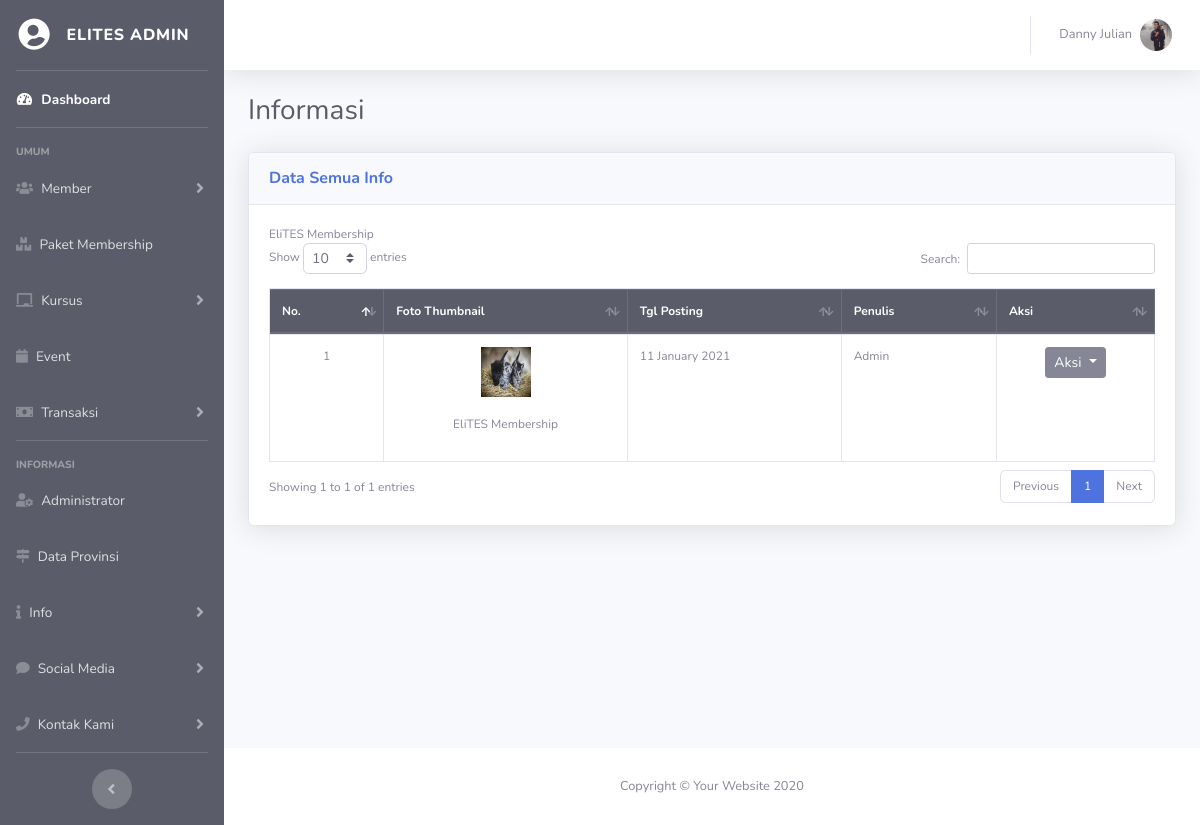
Screenshot of /elit-admin/index.php?hal=info-data&mau=home-banner (signed in) with the database file from the repository.
### tables this page shows
CREATE TABLE `user` (
  `id_user` int(11) NOT NULL,
  `nama_user` varchar(50) NOT NULL,
  `alamat` text NOT NULL,
  `tgl_lahir` date NOT NULL,
  `jenis_kelamin` varchar(15) NOT NULL,
  `no_hp` varchar(15) NOT NULL,
  `email` varchar(50) NOT NULL,
  `password` varchar(15) NOT NULL,
  `foto` varchar(100) NOT NULL,
  `hak_akses` varchar(15) NOT NULL,
  `status` varchar(15) NOT NULL,
  `setuju` varchar(5) NOT NULL
);

CREATE TABLE `info` (
  `id_info` int(11) NOT NULL,
  `jenis_info` varchar(50) NOT NULL,
  `deskripsi` text NOT NULL,
  `tgl_info` date NOT NULL,
  `foto_info` varchar(100) NOT NULL,
  `id_user` int(11) NOT NULL
);

### elit-admin/fungsi/fungsian.php (called while the page is built, shortened)
<?php
    function tglBalik($tgl)
    {
        $hasil = date("d F Y", strtotime($tgl));
        return $hasil;
    }
    function loncengNotif($a)
    {
        if ($a==0)
        {
            $isi = "";
        }
        return $isi;
    }
?>

### fungsional/data/isiData.php (called while the page is built, shortened)
<?php
    class isiData extends konfigurasi
    {
        public function perulanganData($q)
        {
            while ($a = mysqli_fetch_array($q))
            {
                $isi[]=$a;
            }
            return $isi;
        }
        public function hitungData($q)
        {
            $hitung = mysqli_num_rows($q);
            return $hitung;
        }
        public function eksekusiSQL($sqlnya)
        {
            $sambungannya=parent::sambungkan();
            $que = mysqli_query($sambungannya, $sqlnya);
            return $que;
        }
        public function tampilId($nama_tabel, $id, $val)
        {
            $sql = "SELECT *FROM $nama_tabel WHERE $id = '$val'";
            $que = $this->eksekusiSQL($sql);
            $kondisi = $this->perulanganData($que);
            return $kondisi;
        }
    }
?>

### elit-admin/fungsi/akun.php (called while the page is built, shortened)
<?php
    if (!empty($admin))
    {
        $tampil = $isi->tampilId("user", "id_user", "$admin");
        foreach ($tampil as $key)
        {
            $namauser = $key['nama_user'];
            $foto     = $key['foto'];
            if ($foto=='Kosong')
            {
                $gambarLogin = "../img/nofoto.png";
            }
            else
            {
                $gambarLogin="../foto/$foto";
            }
        }
    }
?>

### elit-admin/halaman/info-data.php (the view, shortened to what this page needs)
<div class="container-fluid">
    <div class="d-sm-flex align-items-center justify-content-between mb-4">
        <h1 class="h3 mb-0 text-gray-800">Informasi</h1>
    </div>
    <div class="row">
        <div class="col-xl-12">
            <div class="card shadow mb-4">
                <div class="card-header py-3 d-flex flex-row align-items-center justify-content-between">
                    <h6 class="m-0 font-weight-bold text-primary">Data Semua Info</h6>
                </div>
                <div class="card-body">
                    <?php
                       $mau = @$_GET['mau'];
                       if ($mau=='tnc')
                       {
                           $judul = "Term And Condition";
                       }
                       elseif ($mau=='event')
                       {
                           $judul="Event";
                       }
                       elseif ($mau=='course')
                       {
                           $judul="Course";
                       }
                       elseif ($mau=='member-info')
                       {
                           $judul="Membership Info";
                       }
                       elseif ($mau=='home-banner')
                       {
                           $judul="EliTES Membership";
                       }
                       else
                       {
                           $judul="Kontak Kami";
                       }
                       $perintah = $isi->eksekusiSQl("SELECT *FROM info
                                                       INNER JOIN user
                                                           ON user.id_user= info.id_user
                                                       WHERE info.jenis_info='$judul'
                                                       ");
                       $hitung   = $isi->hitungData($perintah);
                       if ($hitung==0)
                       {
                           pesanKosong();
                       }
                       else
                       {
                          echo
                          "
                          $judul
                          <div class='table-responsive'>
                               <table class='table table-bordered' id='dataTable' width='100%' cellspacing='0'>
                                   <thead class='thead-dark'>
                                       <tr>
                                           <th>No.</th>
                                           <th>Foto Thumbnail</th>
                                           <th>Tgl Posting</th>
                                           <th>Penulis</th>
                                           <th>Aksi</th>
                                       </tr>
                                   </thead>
                           ";
                           $no=1;
                           foreach($perintah as $a)
                           {
                               $idinfo= $a['id_info'];
                               $jenis = $a['jenis_info'];
                               $foto  = $a['foto_info'];
                               $tgl   = $a['tgl_info'];
                               $desk  = $a['deskripsi'];
                               $tanggal= tglBalik($tgl);
                               $nus    = $a['nama_user'];
                               if ($foto=='Kosong')
                               {
                                   $gambar = "<img class='rounded-circle' src='../img/nofoto.png' width='50' height='50'><br> <br>";
                                   $box = "";
                               }
                               else
                               {
                                   $tujuan = "../foto/$foto";
                                   $gambar =
                                   "   <a data-fancybox='gallery' href='$tujuan' data-caption='$jenis'>
                                           <img src='$tujuan' width='50' height='50'>
                                       </a>
                                       <br> <br>
                                   ";
                                   $box =
                                   "
                                       <center>
                                       <img src='$tujuan' width='70%' height='200'>
                                       </center>
                                       <br>
                                   ";
                               }
                               echo
                               "
                                   <tbody>
                                       <tr>
                                           <td align='center'>$no</td>
                                           <td>
                                               <center>
                                                   $gambar
                                                   <p>$jenis</p>
                                               </center>
                                           </td>
                                           <td>$tanggal</td>
                                           <td>$nus</td>
                                           <td>
                                               <center>
                                                   <div class='btn-group' role='group'>
                                                       <button id='aksi' type='button' class='btn btn-secondary btn-sm dropdown-toggle' data-toggle='dropdown' aria-haspopup='true' aria-expanded='false'>
                                                       Aksi
                                                       </button>
                                                           <a class='dropdown-item bg-warning text-white' href='?hal=info-edit&id=$idinfo&mau=$mau'>Edit</a>
                                                               data-toggle='modal' data-target='#model$idinfo'
                                                   </div>
                                               </center>
                                           </td>
                                       </tr>
                               <div class='modal fade' id='model$idinfo' tabindex='-1' role='dialog' aria-labelledby='modelTitleId' aria-hidden='true'>
                                                       <h5 class='modal-title'>$jenis</h5>
                                                   $box
                                                   $desk
                               </div>
                               ";
                               $no++;
                           }
                           echo
                           "
                                   </tbody>
                               </table>
                           </div>
                          ";
                       }
                   ?>
                </div>
            </div>
        </div>
    </div>
</div>

### elit-admin/fungsi/menu-atas.php (shortened to what this page needs)
<nav class="navbar navbar-expand navbar-light bg-white topbar mb-4 static-top shadow">
<ul class="navbar-nav ml-auto">
  <li class="nav-item dropdown no-arrow">
    <a class="nav-link dropdown-toggle" href="#" id="userDropdown" role="button" data-toggle="dropdown" aria-haspopup="true" aria-expanded="false">
      <span class="mr-2 d-none d-lg-inline text-gray-600 small"><?php echo $namauser; ?></span>
      <img class="img-profile rounded-circle" src="<?php echo $gambarLogin; ?>">
    </a>
  </li>
</ul>
</nav>

### elit-admin/css/danny-admin.css (style rules this page uses)
.container-fluid { font-size: 12px; }
table { font-size: 12px; }

### rows the page displays
user: nama_user "Danny Julian", foto (picture)
info: foto_info (picture), jenis_info "EliTES Membership", tgl_info "11 January 2021", id_user.nama_user "Admin"

### other values shown
$judul "EliTES Membership"
